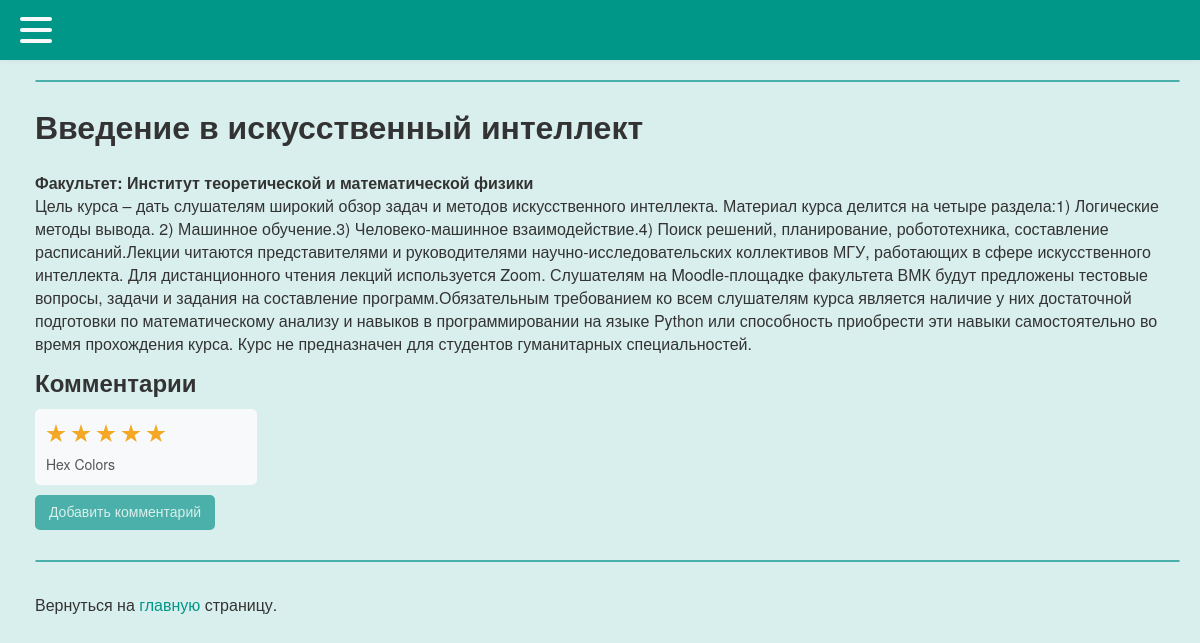
The page /mfk/221 on the database as committed earlier.
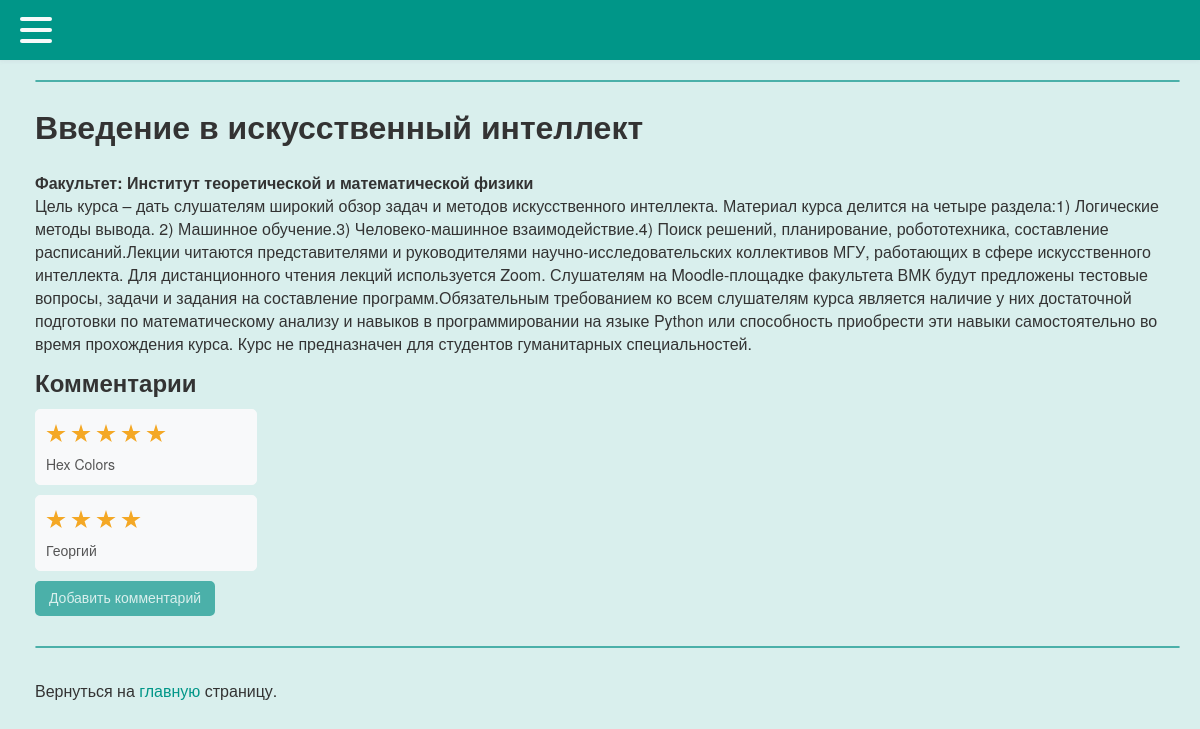
The same page on the database as committed later.
### tables this page shows
CREATE TABLE mfk (
id integer PRIMARY KEY AUTOINCREMENT,
name text,
faculty text,
desc text,
online text,
openclose text,
score text,
score_numb integer
);

CREATE TABLE comments (
id integer PRIMARY KEY AUTOINCREMENT,
username text,
mfkname text,
score text,
mfktitle text
);

### testApp.py (the view)
@app.route("/mfk/<alias>", methods=['GET', 'POST'])
def showMfk(alias):
    mfk = dbase.getMfk(alias)
    if not mfk:
        abort(404)
    return render_template('mfk.html', menu=menu, mfk=mfk, alias=alias, my_comments=dbase.getComment(alias))

### FDataBase.py (called while the page is built)
    def getMfk(self, alias):
        try:
            self.__cur.execute(f"SELECT name, faculty, desc, online FROM mfk WHERE id LIKE '{alias}' LIMIT 1")
            res = self.__cur.fetchone()
            if res:
                return res
        except sqlite3.Error as e:
            print("Ошибка получения статьи из БД " + str(e))
        return (False, False)

    def getComment(self, alias):
        try:
            self.__cur.execute(f"SELECT username, mfkname, score FROM comments WHERE mfkname LIKE {alias}")
            res = self.__cur.fetchall()
            if res:
                return res
        except sqlite3.Error as e:
            print("Ошибка получения статьи из БД " + str(e))
        return ()

### testApp.py (called while the page is built)
def connect_db():
    conn = sqlite3.connect(app.config['DATABASE'])
    conn.row_factory = sqlite3.Row
    return conn

def get_db():
    if not hasattr(g, 'link_db'):
        g.link_db = connect_db()
    return g.link_db

@app.before_request
def before_request():
    global dbase
    db = get_db()
    dbase = FDataBase(db)

### templates/mfk.html (shortened to what this page needs)
{% extends 'index.html' %}
{% block content %}
        <h1>{{ mfk.name }}</h1>
        <b>Факультет: {{ mfk.faculty }}</b>
        <br>{{ mfk.desc }}
    <h2 style="margin-top: 10px; margin-bottom: 10px; ">Комментарии</h2>
    <ul class="list-comments">
        {% for m in my_comments %}
            <li>
                <p class="title">
                    <div class="comment_stars_background comment_container container">
                      <div class="comment_stars_background container__items">
                        {% for i in range(m.score|int) %}
                          <label class="comment_stars_background my_label" for="">
                            <div class="star-stroke">
                            </div>
                          </label>
                        {% endfor %}
                      </div>
                    </div>
                <p class="annonce">{{m.username}}<br>{{ m.text }}</p>
            </li>
        {% endfor %}
    </ul>
    <a class="my_a" href="{{ url_for('addComment', alias=alias)}}">
          <div class="button_container">
            <div class="center">
              <button class="btn">
                <span style="font-size: 14px;" class="btn_span">Добавить комментарий</span>
              </button>
            </div>
          </div>
    </a>
{% endblock %}

### templates/index.html (shortened to what this page needs)
<!DOCTYPE html>
<html lang="en">
    <link type="text/css" href={{url_for('static', filename="css/style.css")}} rel="stylesheet" />
    <head>
    </head>
    <body>
        <nav>
          <div class="navbar">
            <div class="menu_container nav-container">
                <div class="" onclick="toggleLeft()">
                    <div class="hamburger-lines">
                      <span class="line line1"></span>
                      <span class="line line2"></span>
                      <span class="line line3"></span>
                    </div>
                </div>
            </div>
          </div>
        </nav>
        <div class="content">
            <hr>
            <div class="between_hr">
                {% block content %}{% endblock %}
            </div>
            <hr>
            <br>Вернуться на <a class="main_a" href="/dict">главную</a> страницу.
        </div>
    </body>
</html>

### static/css/style.css (style rules this page uses)
:root { --primary-colour: #f8f9fa; --secondary-colour: hsl(38 90% 55%); --star-colour: hsl(38 90% 55%); --menu-blue: #009688; --my-light-blue: #4bb0a9; --my-2light-blue: #7fc8c3; --my-background: #D9EFED; --my-white: #f8f9fa; --my-2light-grey: #e6e6e6; --my-light-grey: #b3b3b3; --my-grey: #747474; --my-black: #4f4f4f; }
body { font-family: 'Helvetica Neue', Helvetica, sans-serif; margin: 0; padding: 0; background: var(--my-background); }
.menu_container { top:0; position: fixed; max-width: 1050px; width: 90%; margin: auto; z-index: 21; }
.navbar { top:0; position: fixed; width: 100%; box-shadow: 0 1px 4px rgb(146 161 176 / 15%); background-color: var(--menu-blue); height: 60px; z-index: 20; }
.nav-container .hamburger-lines { display: block; height: 26px; width: 32px; position: absolute; top: 17px; left: 20px; z-index: 27; display: flex; flex-direction: column; justify-content: space-between; }
.nav-container .hamburger-lines .line { display: block; height: 4px; width: 100%; border-radius: 10px; background: var(--my-white); }
.nav-container .hamburger-lines .line1 { transform-origin: 0% 0%; transition: transform 0.4s ease-in-out; }
.nav-container .hamburger-lines .line2 { transition: transform 0.2s ease-in-out; }
.nav-container .hamburger-lines .line3 { transform-origin: 0% 100%; transition: transform 0.4s ease-in-out; }
::placeholder { color: var(--my-light-grey); opacity: 1; }
.content { margin: 80px 20px 20px 35px; color: #333; }
a { color: #007bff; text-decoration: none; }
.between_hr { margin: 20px 0 30px 0; }
hr { border: 1.25px solid var(--my-light-blue); border-radius: 2px; }
.my_a { color: #333; }
.main_a { color: var(--menu-blue); }
.button_container { display: block; display: flex; flex-direction: column; justify-content: center; align-items: left; }
.center { width: 180px; height: 35px; position: relative; display: flex; align-items: left; }
.btn { width: 180px; height: 35px; cursor: pointer; background: var(--my-light-blue); border: none; outline: none; transition: 0.7s ease-in-out; border: 2px solid var(--my-light-blue); border-radius: 5px; border-color: var(--my-light-blue); }
.btn_span { color: var(--my-background); font-size: 18px; font-weight: 100; font-size: 16px; }
ul.list-comments { list-style: none; margin: 0; padding: 0; }
ul.list-comments li { margin: 10px 0; padding: 10px; width: 200px; background: var(--my-white); border: 1px solid var(--my-white); border-radius: 5px; }
ul.list-comments .title { margin: -15px 0 10px 0; font-size: 16px; font-weight: bold; color: #333; }
ul.list-comments .annonce { margin: 10px 0 0 0; font-size: 14px; color: #555; }
.my_label { margin-right: 5px; }
.container { background: #f8f9fa; margin: 0; padding: 0; display: flex; align-items: center; }
.container .container__items { display: flex; align-items: left; justify-content: left; gap: -50px; }
.container .container__items label { aspect-ratio: 1; }
.container .container__items label .star-stroke { display: grid; place-items: center; width: 20px; height: 20px; background: var(--secondary-colour); clip-path: polygon(50% 0%, 61% 35%, 98% 35%, 68% 57%, 79% 91%, 50% 70%, 21% 91%, 32% 57%, 2% 35%, 39% 35%); }
.star-stroke { z-index: 10; }
.comment_container { background: #f8f9fa; margin: 0; padding: 0; display: flex; align-items: center; }
.comment_stars_background { background: var(--my-white); padding: 3px 0px 0px 0px; }

Rows that differ between the two databases and show on the page:
added comments: score "4" (drawn), username "Георгий"
